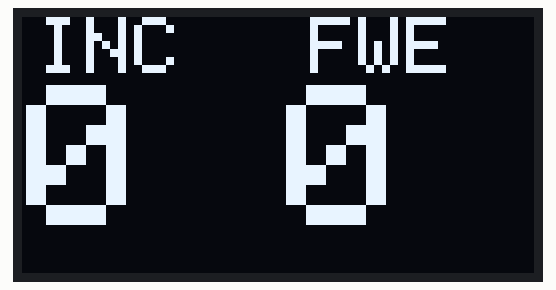
Bench run of a sketch on a simulated Arduino Uno, built with avr-gcc and run on an emulated ATmega328P. On the bench: 128×64 one-colour display.

Above: at 0.1 s.
At 3.1 s:
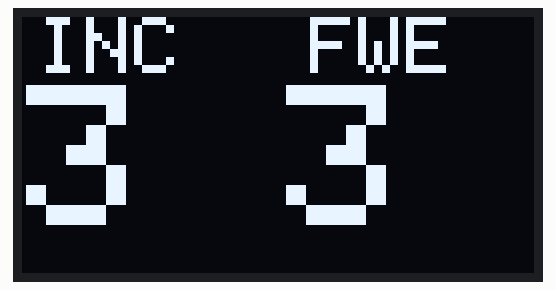
At 7.1 s:
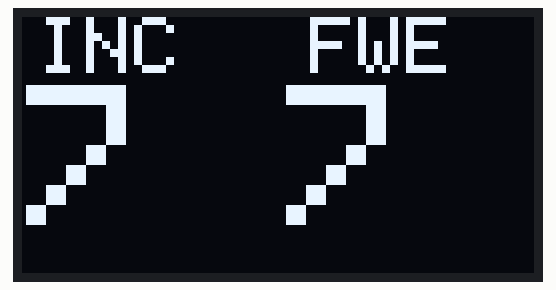
At 17.1 s:
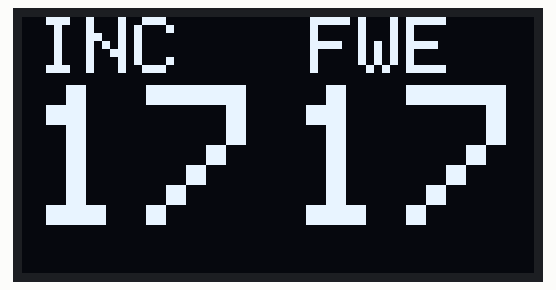
At 27.1 s:
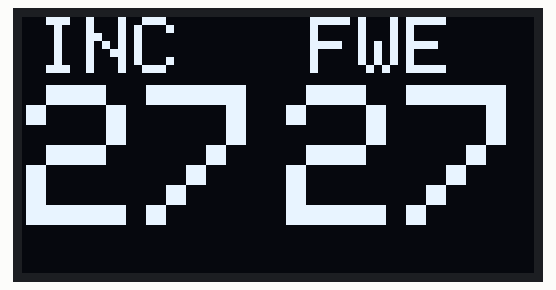
At 37.1 s:
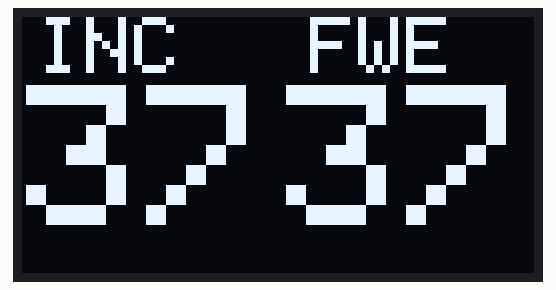

The sketch:

OLEDPRUEBAS2.ino
```cpp
/*
  Capitulo 47 de Arduino desde cero en Español.
  Programa que muestra texto en la zona amarilla de la pantalla OLED y en la zona
  cyan los segundos transcurridos desde iniciado el programa
  Requiere instalar librerias Adafruit GFX y Adafruit SSD1306

  Autor: bitwiseAr

*/

#include <Wire.h>     // libreria para bus I2C
#include <Adafruit_GFX.h>   // libreria para pantallas graficas
#include <Adafruit_SSD1306.h>   // libreria para controlador SSD1306

#define ANCHO 128     // reemplaza ocurrencia de ANCHO por 128
#define ALTO 64       // reemplaza ocurrencia de ALTO por 64

#define OLED_RESET -1      // necesario por la libreria pero no usado
Adafruit_SSD1306 oled(ANCHO, ALTO, &Wire, OLED_RESET);  // crea objeto

void setup() {
  Wire.begin();         // inicializa bus I2C
  oled.begin(SSD1306_SWITCHCAPVCC, 0x3C); // inicializa pantalla con direccion 0x3C
}

void loop() {
  oled.clearDisplay();      // limpia pantalla
  oled.setTextColor(WHITE);   // establece color al unico disponible (pantalla monocromo)
  oled.setCursor(4, 0);     // ubica cursor en inicio de coordenadas 0,0
  oled.setTextSize(2);      // establece tamano de texto en 1
  oled.print("INC");  // escribe en pantalla el texto
  oled.setCursor(72, 0);     // ubica cursor en inicio de coordenadas 0,0
  oled.setTextSize(2);      // establece tamano de texto en 1
  oled.print("FWE");
  oled.setCursor (1, 17);    // ubica cursor en coordenas 10,30
  oled.setTextSize(5);      // establece tamano de texto en 2
  oled.print(millis() / 1000);    // escribe valor de millis() dividido por 1000
  oled.setCursor (66,17);
  oled.print(millis() / 1000);
  //oled.print(" seg.");      // escribe texto
  oled.display();     // muestra en pantalla todo lo establecido anteriormente
}
```

Measured:
- what the display in image 1 shows lasts 1.0 s, from 3.0 s to 4.0 s
